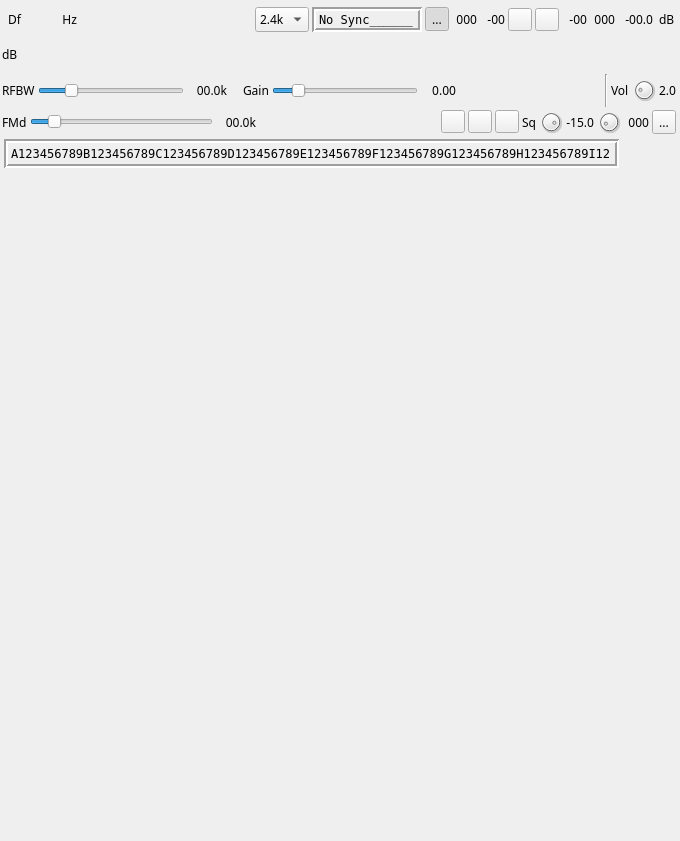
<?xml version="1.0" encoding="UTF-8"?>
<ui version="4.0">
 <class>DSDDemodGUI</class>
 <widget class="RollupWidget" name="DSDDemodGUI">
  <property name="geometry">
   <rect>
    <x>0</x>
    <y>0</y>
    <width>680</width>
    <height>841</height>
   </rect>
  </property>
  <property name="sizePolicy">
   <sizepolicy hsizetype="Preferred" vsizetype="Preferred">
    <horstretch>0</horstretch>
    <verstretch>0</verstretch>
   </sizepolicy>
  </property>
  <property name="minimumSize">
   <size>
    <width>680</width>
    <height>0</height>
   </size>
  </property>
  <property name="font">
   <font>
    <family>Sans Serif</family>
    <pointsize>9</pointsize>
   </font>
  </property>
  <property name="windowTitle">
   <string>DSD Demodulator</string>
  </property>
  <widget class="QWidget" name="settingsContainer" native="true">
   <property name="geometry">
    <rect>
     <x>0</x>
     <y>0</y>
     <width>678</width>
     <height>172</height>
    </rect>
   </property>
   <property name="sizePolicy">
    <sizepolicy hsizetype="Preferred" vsizetype="Preferred">
     <horstretch>0</horstretch>
     <verstretch>0</verstretch>
    </sizepolicy>
   </property>
   <property name="minimumSize">
    <size>
     <width>678</width>
     <height>0</height>
    </size>
   </property>
   <property name="windowTitle">
    <string>Settings</string>
   </property>
   <layout class="QVBoxLayout" name="verticalLayout">
    <property name="spacing">
     <number>3</number>
    </property>
    <property name="leftMargin">
     <number>2</number>
    </property>
    <property name="topMargin">
     <number>2</number>
    </property>
    <property name="rightMargin">
     <number>2</number>
    </property>
    <property name="bottomMargin">
     <number>2</number>
    </property>
    <item>
     <layout class="QHBoxLayout" name="deltaFreqPowerLayout">
      <property name="topMargin">
       <number>2</number>
      </property>
      <item>
       <layout class="QHBoxLayout" name="DeltaFrequencyLayout">
        <property name="leftMargin">
         <number>6</number>
        </property>
        <item>
         <widget class="QLabel" name="deltaFrequencyLabel">
          <property name="minimumSize">
           <size>
            <width>16</width>
            <height>0</height>
           </size>
          </property>
          <property name="text">
           <string>Df</string>
          </property>
         </widget>
        </item>
        <item>
         <widget class="ValueDialZ" name="deltaFrequency" native="true">
          <property name="sizePolicy">
           <sizepolicy hsizetype="Maximum" vsizetype="Maximum">
            <horstretch>0</horstretch>
            <verstretch>0</verstretch>
           </sizepolicy>
          </property>
          <property name="minimumSize">
           <size>
            <width>32</width>
            <height>16</height>
           </size>
          </property>
          <property name="font">
           <font>
            <family>DejaVu Sans Mono</family>
            <pointsize>12</pointsize>
           </font>
          </property>
          <property name="cursor">
           <cursorShape>PointingHandCursor</cursorShape>
          </property>
          <property name="focusPolicy">
           <enum>Qt::StrongFocus</enum>
          </property>
          <property name="toolTip">
           <string>Demod shift frequency from center in Hz</string>
          </property>
          <zorder>deltaFrequencyLabel</zorder>
          <zorder>deltaFrequencyLabel</zorder>
         </widget>
        </item>
        <item>
         <widget class="QLabel" name="deltaUnits">
          <property name="text">
           <string>Hz </string>
          </property>
          <property name="alignment">
           <set>Qt::AlignRight|Qt::AlignTrailing|Qt::AlignVCenter</set>
          </property>
         </widget>
        </item>
       </layout>
      </item>
      <item>
       <spacer name="horizontalSpacer">
        <property name="orientation">
         <enum>Qt::Horizontal</enum>
        </property>
        <property name="sizeHint" stdset="0">
         <size>
          <width>40</width>
          <height>20</height>
         </size>
        </property>
       </spacer>
      </item>
      <item>
       <widget class="QComboBox" name="baudRate">
        <property name="sizePolicy">
         <sizepolicy hsizetype="Preferred" vsizetype="Fixed">
          <horstretch>0</horstretch>
          <verstretch>0</verstretch>
         </sizepolicy>
        </property>
        <property name="minimumSize">
         <size>
          <width>35</width>
          <height>0</height>
         </size>
        </property>
        <property name="maximumSize">
         <size>
          <width>16777215</width>
          <height>16777215</height>
         </size>
        </property>
        <property name="toolTip">
         <string>Baud rate: 2.4k: NXDN48, dPMR 4.8k: DMR, D-Star, YSF, NXDN96</string>
        </property>
        <item>
         <property name="text">
          <string>2.4k</string>
         </property>
        </item>
        <item>
         <property name="text">
          <string>4.8k</string>
         </property>
        </item>
       </widget>
      </item>
      <item>
       <widget class="QLabel" name="syncText">
        <property name="minimumSize">
         <size>
          <width>110</width>
          <height>0</height>
         </size>
        </property>
        <property name="maximumSize">
         <size>
          <width>16777215</width>
          <height>25</height>
         </size>
        </property>
        <property name="font">
         <font>
          <family>DejaVu Sans Mono</family>
          <pointsize>9</pointsize>
         </font>
        </property>
        <property name="toolTip">
         <string>Synchronized on this frame type</string>
        </property>
        <property name="frameShape">
         <enum>QFrame::Box</enum>
        </property>
        <property name="frameShadow">
         <enum>QFrame::Sunken</enum>
        </property>
        <property name="lineWidth">
         <number>2</number>
        </property>
        <property name="text">
         <string>No Sync______</string>
        </property>
       </widget>
      </item>
      <item>
       <widget class="QToolButton" name="symbolPLLLock">
        <property name="enabled">
         <bool>true</bool>
        </property>
        <property name="toolTip">
         <string>Symbol PLL toggle (green: PLL locked)</string>
        </property>
        <property name="text">
         <string>...</string>
        </property>
        <property name="icon">
         <iconset resource="../../../sdrbase/resources/res.qrc">
          <normaloff>:/unlocked.png</normaloff>
          <normalon>:/locked.png</normalon>:/unlocked.png</iconset>
        </property>
        <property name="checkable">
         <bool>true</bool>
        </property>
        <property name="checked">
         <bool>true</bool>
        </property>
       </widget>
      </item>
      <item>
       <widget class="QLabel" name="symbolSyncQualityText">
        <property name="minimumSize">
         <size>
          <width>25</width>
          <height>0</height>
         </size>
        </property>
        <property name="toolTip">
         <string>Symbol synchronization rate (%)</string>
        </property>
        <property name="text">
         <string>000</string>
        </property>
        <property name="alignment">
         <set>Qt::AlignRight|Qt::AlignTrailing|Qt::AlignVCenter</set>
        </property>
       </widget>
      </item>
      <item>
       <widget class="QLabel" name="zcPosText">
        <property name="minimumSize">
         <size>
          <width>25</width>
          <height>0</height>
         </size>
        </property>
        <property name="toolTip">
         <string>Zero crossing relaive position in number of samples (&lt;0 sampling point lags, &gt;0 it leads)</string>
        </property>
        <property name="text">
         <string>-00</string>
        </property>
        <property name="alignment">
         <set>Qt::AlignRight|Qt::AlignTrailing|Qt::AlignVCenter</set>
        </property>
       </widget>
      </item>
      <item>
       <widget class="ButtonSwitch" name="enableCosineFiltering">
        <property name="toolTip">
         <string>Enable cosine filtering</string>
        </property>
        <property name="text">
         <string/>
        </property>
        <property name="icon">
         <iconset resource="../../../sdrbase/resources/res.qrc">
          <normaloff>:/dsb.png</normaloff>:/dsb.png</iconset>
        </property>
       </widget>
      </item>
      <item>
       <widget class="QToolButton" name="syncOrConstellation">
        <property name="toolTip">
         <string>Toggle between transition constellation and symbol synchronization displays</string>
        </property>
        <property name="text">
         <string/>
        </property>
        <property name="icon">
         <iconset resource="../../../sdrbase/resources/res.qrc">
          <normaloff>:/constellation.png</normaloff>
          <normalon>:/slopep_icon.png</normalon>:/constellation.png</iconset>
        </property>
        <property name="checkable">
         <bool>true</bool>
        </property>
       </widget>
      </item>
      <item>
       <widget class="QLabel" name="inCarrierPosText">
        <property name="minimumSize">
         <size>
          <width>25</width>
          <height>0</height>
         </size>
        </property>
        <property name="toolTip">
         <string>Carrier relative position (%) when synchronized</string>
        </property>
        <property name="text">
         <string>-00</string>
        </property>
        <property name="alignment">
         <set>Qt::AlignRight|Qt::AlignTrailing|Qt::AlignVCenter</set>
        </property>
       </widget>
      </item>
      <item>
       <widget class="QLabel" name="inLevelText">
        <property name="minimumSize">
         <size>
          <width>25</width>
          <height>0</height>
         </size>
        </property>
        <property name="toolTip">
         <string>Carrier input level (%) when synchronized</string>
        </property>
        <property name="text">
         <string>000</string>
        </property>
        <property name="alignment">
         <set>Qt::AlignRight|Qt::AlignTrailing|Qt::AlignVCenter</set>
        </property>
       </widget>
      </item>
      <item>
       <layout class="QHBoxLayout" name="channnelPowerLayout">
        <item>
         <widget class="QLabel" name="channelPower">
          <property name="minimumSize">
           <size>
            <width>35</width>
            <height>0</height>
           </size>
          </property>
          <property name="toolTip">
           <string>Channel power (dB)</string>
          </property>
          <property name="layoutDirection">
           <enum>Qt::RightToLeft</enum>
          </property>
          <property name="text">
           <string>-00.0</string>
          </property>
          <property name="alignment">
           <set>Qt::AlignRight|Qt::AlignTrailing|Qt::AlignVCenter</set>
          </property>
         </widget>
        </item>
        <item>
         <widget class="QLabel" name="channelPowerUnits">
          <property name="minimumSize">
           <size>
            <width>20</width>
            <height>0</height>
           </size>
          </property>
          <property name="text">
           <string> dB</string>
          </property>
         </widget>
        </item>
       </layout>
      </item>
     </layout>
    </item>
    <item>
     <layout class="QHBoxLayout" name="channelPowerMeterLayout">
      <item>
       <widget class="QLabel" name="channelPowerMeterUnits">
        <property name="toolTip">
         <string>Level meter (dB) top trace: average, bottom trace: instantaneous peak, tip: peak hold</string>
        </property>
        <property name="text">
         <string>dB</string>
        </property>
       </widget>
      </item>
      <item>
       <widget class="LevelMeterSignalDB" name="channelPowerMeter" native="true">
        <property name="sizePolicy">
         <sizepolicy hsizetype="Expanding" vsizetype="Preferred">
          <horstretch>0</horstretch>
          <verstretch>0</verstretch>
         </sizepolicy>
        </property>
        <property name="minimumSize">
         <size>
          <width>0</width>
          <height>24</height>
         </size>
        </property>
        <property name="font">
         <font>
          <family>Monospace</family>
          <pointsize>8</pointsize>
         </font>
        </property>
       </widget>
      </item>
     </layout>
    </item>
    <item>
     <layout class="QHBoxLayout" name="rfBWLayout">
      <item>
       <widget class="QLabel" name="rfBWLabel">
        <property name="text">
         <string>RFBW</string>
        </property>
       </widget>
      </item>
      <item>
       <widget class="QSlider" name="rfBW">
        <property name="toolTip">
         <string>Bandwidth (kHz) before discriminator</string>
        </property>
        <property name="maximum">
         <number>500</number>
        </property>
        <property name="pageStep">
         <number>1</number>
        </property>
        <property name="sliderPosition">
         <number>100</number>
        </property>
        <property name="orientation">
         <enum>Qt::Horizontal</enum>
        </property>
       </widget>
      </item>
      <item>
       <widget class="QLabel" name="rfBWText">
        <property name="minimumSize">
         <size>
          <width>40</width>
          <height>0</height>
         </size>
        </property>
        <property name="text">
         <string>00.0k</string>
        </property>
        <property name="alignment">
         <set>Qt::AlignRight|Qt::AlignTrailing|Qt::AlignVCenter</set>
        </property>
       </widget>
      </item>
      <item>
       <widget class="QLabel" name="bwSpacer">
        <property name="minimumSize">
         <size>
          <width>10</width>
          <height>0</height>
         </size>
        </property>
        <property name="text">
         <string/>
        </property>
       </widget>
      </item>
      <item>
       <widget class="QLabel" name="demodGainLabel">
        <property name="text">
         <string>Gain</string>
        </property>
       </widget>
      </item>
      <item>
       <widget class="QSlider" name="demodGain">
        <property name="minimumSize">
         <size>
          <width>0</width>
          <height>0</height>
         </size>
        </property>
        <property name="toolTip">
         <string>Gain after discriminator</string>
        </property>
        <property name="minimum">
         <number>50</number>
        </property>
        <property name="maximum">
         <number>400</number>
        </property>
        <property name="pageStep">
         <number>1</number>
        </property>
        <property name="sliderPosition">
         <number>100</number>
        </property>
        <property name="orientation">
         <enum>Qt::Horizontal</enum>
        </property>
       </widget>
      </item>
      <item>
       <widget class="QLabel" name="demodGainText">
        <property name="minimumSize">
         <size>
          <width>35</width>
          <height>0</height>
         </size>
        </property>
        <property name="text">
         <string>0.00</string>
        </property>
        <property name="alignment">
         <set>Qt::AlignRight|Qt::AlignTrailing|Qt::AlignVCenter</set>
        </property>
       </widget>
      </item>
      <item>
       <spacer name="horizontalSpacer_3">
        <property name="orientation">
         <enum>Qt::Horizontal</enum>
        </property>
        <property name="sizeHint" stdset="0">
         <size>
          <width>40</width>
          <height>20</height>
         </size>
        </property>
       </spacer>
      </item>
      <item>
       <widget class="Line" name="line">
        <property name="orientation">
         <enum>Qt::Vertical</enum>
        </property>
       </widget>
      </item>
      <item>
       <widget class="QLabel" name="volumeLabel">
        <property name="text">
         <string>Vol</string>
        </property>
       </widget>
      </item>
      <item>
       <widget class="QDial" name="volume">
        <property name="maximumSize">
         <size>
          <width>24</width>
          <height>24</height>
         </size>
        </property>
        <property name="toolTip">
         <string>Sound volume</string>
        </property>
        <property name="maximum">
         <number>100</number>
        </property>
        <property name="pageStep">
         <number>1</number>
        </property>
        <property name="value">
         <number>20</number>
        </property>
       </widget>
      </item>
      <item>
       <widget class="QLabel" name="volumeText">
        <property name="minimumSize">
         <size>
          <width>0</width>
          <height>0</height>
         </size>
        </property>
        <property name="maximumSize">
         <size>
          <width>30</width>
          <height>16777215</height>
         </size>
        </property>
        <property name="toolTip">
         <string>Sound volume</string>
        </property>
        <property name="text">
         <string>2.0</string>
        </property>
        <property name="alignment">
         <set>Qt::AlignRight|Qt::AlignTrailing|Qt::AlignVCenter</set>
        </property>
       </widget>
      </item>
     </layout>
    </item>
    <item>
     <layout class="QHBoxLayout" name="squelchLayout">
      <item>
       <widget class="QLabel" name="fmDeviationLabel">
        <property name="text">
         <string>FMd</string>
        </property>
       </widget>
      </item>
      <item>
       <widget class="QSlider" name="fmDeviation">
        <property name="toolTip">
         <string>Maximum frequency deviation (kHz)</string>
        </property>
        <property name="maximum">
         <number>500</number>
        </property>
        <property name="pageStep">
         <number>1</number>
        </property>
        <property name="sliderPosition">
         <number>50</number>
        </property>
        <property name="orientation">
         <enum>Qt::Horizontal</enum>
        </property>
       </widget>
      </item>
      <item>
       <widget class="QLabel" name="fmDeviationText">
        <property name="minimumSize">
         <size>
          <width>40</width>
          <height>0</height>
         </size>
        </property>
        <property name="text">
         <string>00.0k</string>
        </property>
        <property name="alignment">
         <set>Qt::AlignRight|Qt::AlignTrailing|Qt::AlignVCenter</set>
        </property>
       </widget>
      </item>
      <item>
       <spacer name="horizontalSpacer_2">
        <property name="orientation">
         <enum>Qt::Horizontal</enum>
        </property>
        <property name="sizeHint" stdset="0">
         <size>
          <width>40</width>
          <height>20</height>
         </size>
        </property>
       </spacer>
      </item>
      <item>
       <widget class="QToolButton" name="slot1On">
        <property name="toolTip">
         <string>TDMA slot1 or FDMA unique slot voice on/off</string>
        </property>
        <property name="text">
         <string/>
        </property>
        <property name="icon">
         <iconset resource="../../../sdrbase/resources/res.qrc">
          <normaloff>:/slot1_off.png</normaloff>
          <normalon>:/slot1_on.png</normalon>:/slot1_off.png</iconset>
        </property>
        <property name="checkable">
         <bool>true</bool>
        </property>
       </widget>
      </item>
      <item>
       <widget class="QToolButton" name="slot2On">
        <property name="toolTip">
         <string>TDMA slot2 voice on/off</string>
        </property>
        <property name="text">
         <string/>
        </property>
        <property name="icon">
         <iconset resource="../../../sdrbase/resources/res.qrc">
          <normaloff>:/slot2_off.png</normaloff>
          <normalon>:/slot2_on.png</normalon>:/slot2_off.png</iconset>
        </property>
        <property name="checkable">
         <bool>true</bool>
        </property>
       </widget>
      </item>
      <item>
       <widget class="QToolButton" name="tdmaStereoSplit">
        <property name="toolTip">
         <string>Split TDMA channels on left (slot 1) and right (slot 2) audio stereo channels or merge as mono</string>
        </property>
        <property name="text">
         <string/>
        </property>
        <property name="icon">
         <iconset resource="../../../sdrbase/resources/res.qrc">
          <normaloff>:/mono.png</normaloff>
          <normalon>:/stereo.png</normalon>:/mono.png</iconset>
        </property>
        <property name="checkable">
         <bool>true</bool>
        </property>
       </widget>
      </item>
      <item>
       <widget class="QLabel" name="squelchLabel">
        <property name="text">
         <string>Sq</string>
        </property>
       </widget>
      </item>
      <item>
       <widget class="QDial" name="squelch">
        <property name="maximumSize">
         <size>
          <width>24</width>
          <height>24</height>
         </size>
        </property>
        <property name="toolTip">
         <string>Squelch threshold (dB)</string>
        </property>
        <property name="minimum">
         <number>-1000</number>
        </property>
        <property name="maximum">
         <number>0</number>
        </property>
        <property name="singleStep">
         <number>1</number>
        </property>
        <property name="pageStep">
         <number>1</number>
        </property>
        <property name="value">
         <number>-150</number>
        </property>
       </widget>
      </item>
      <item>
       <widget class="QLabel" name="squelchText">
        <property name="minimumSize">
         <size>
          <width>0</width>
          <height>0</height>
         </size>
        </property>
        <property name="maximumSize">
         <size>
          <width>40</width>
          <height>16777215</height>
         </size>
        </property>
        <property name="toolTip">
         <string>Squelch threshold (dB)</string>
        </property>
        <property name="text">
         <string>-15.0</string>
        </property>
        <property name="alignment">
         <set>Qt::AlignRight|Qt::AlignTrailing|Qt::AlignVCenter</set>
        </property>
       </widget>
      </item>
      <item>
       <widget class="QDial" name="squelchGate">
        <property name="maximumSize">
         <size>
          <width>24</width>
          <height>24</height>
         </size>
        </property>
        <property name="toolTip">
         <string>Squelch gate (ms)</string>
        </property>
        <property name="minimum">
         <number>0</number>
        </property>
        <property name="maximum">
         <number>50</number>
        </property>
        <property name="pageStep">
         <number>1</number>
        </property>
        <property name="value">
         <number>5</number>
        </property>
        <property name="sliderPosition">
         <number>5</number>
        </property>
       </widget>
      </item>
      <item>
       <widget class="QLabel" name="squelchGateText">
        <property name="minimumSize">
         <size>
          <width>25</width>
          <height>0</height>
         </size>
        </property>
        <property name="toolTip">
         <string>Squelch gate (ms)</string>
        </property>
        <property name="text">
         <string>000</string>
        </property>
        <property name="alignment">
         <set>Qt::AlignRight|Qt::AlignTrailing|Qt::AlignVCenter</set>
        </property>
       </widget>
      </item>
      <item>
       <widget class="QToolButton" name="audioMute">
        <property name="toolTip">
         <string>Mute/Unmute audio (all slots)</string>
        </property>
        <property name="text">
         <string>...</string>
        </property>
        <property name="icon">
         <iconset resource="../../../sdrbase/resources/res.qrc">
          <normaloff>:/sound_on.png</normaloff>
          <normalon>:/sound_off.png</normalon>:/sound_on.png</iconset>
        </property>
        <property name="checkable">
         <bool>true</bool>
        </property>
       </widget>
      </item>
     </layout>
    </item>
    <item>
     <layout class="QHBoxLayout" name="formatStatusLayout">
      <property name="leftMargin">
       <number>2</number>
      </property>
      <property name="topMargin">
       <number>2</number>
      </property>
      <property name="bottomMargin">
       <number>2</number>
      </property>
      <item>
       <widget class="QLabel" name="formatStatusText">
        <property name="minimumSize">
         <size>
          <width>595</width>
          <height>0</height>
         </size>
        </property>
        <property name="font">
         <font>
          <family>DejaVu Sans Mono</family>
          <pointsize>9</pointsize>
         </font>
        </property>
        <property name="frameShape">
         <enum>QFrame::Box</enum>
        </property>
        <property name="frameShadow">
         <enum>QFrame::Sunken</enum>
        </property>
        <property name="lineWidth">
         <number>2</number>
        </property>
        <property name="text">
         <string>A123456789B123456789C123456789D123456789E123456789F123456789G123456789H123456789I12</string>
        </property>
       </widget>
      </item>
      <item>
       <spacer name="formatStatusSpacer">
        <property name="orientation">
         <enum>Qt::Horizontal</enum>
        </property>
        <property name="sizeHint" stdset="0">
         <size>
          <width>40</width>
          <height>20</height>
         </size>
        </property>
       </spacer>
      </item>
     </layout>
    </item>
   </layout>
  </widget>
  <widget class="QWidget" name="verticalWidget" native="true">
   <property name="geometry">
    <rect>
     <x>10</x>
     <y>180</y>
     <width>636</width>
     <height>651</height>
    </rect>
   </property>
   <property name="minimumSize">
    <size>
     <width>636</width>
     <height>0</height>
    </size>
   </property>
   <property name="windowTitle">
    <string>Discriminator Scope</string>
   </property>
   <layout class="QVBoxLayout" name="scopeContainer">
    <property name="leftMargin">
     <number>2</number>
    </property>
    <property name="topMargin">
     <number>2</number>
    </property>
    <property name="rightMargin">
     <number>2</number>
    </property>
    <property name="bottomMargin">
     <number>2</number>
    </property>
    <item>
     <widget class="GLScope" name="glScope" native="true">
      <property name="minimumSize">
       <size>
        <width>632</width>
        <height>250</height>
       </size>
      </property>
      <property name="font">
       <font>
        <family>Monospace</family>
        <pointsize>8</pointsize>
       </font>
      </property>
     </widget>
    </item>
    <item>
     <widget class="GLScopeGUI" name="scopeGUI" native="true"/>
    </item>
   </layout>
  </widget>
 </widget>
 <customwidgets>
  <customwidget>
   <class>RollupWidget</class>
   <extends>QWidget</extends>
   <header>gui/rollupwidget.h</header>
   <container>1</container>
  </customwidget>
  <customwidget>
   <class>ButtonSwitch</class>
   <extends>QToolButton</extends>
   <header>gui/buttonswitch.h</header>
  </customwidget>
  <customwidget>
   <class>LevelMeterSignalDB</class>
   <extends>QWidget</extends>
   <header>gui/levelmeter.h</header>
   <container>1</container>
  </customwidget>
  <customwidget>
   <class>GLScope</class>
   <extends>QWidget</extends>
   <header>gui/glscope.h</header>
   <container>1</container>
  </customwidget>
  <customwidget>
   <class>GLScopeGUI</class>
   <extends>QWidget</extends>
   <header>gui/glscopegui.h</header>
   <container>1</container>
  </customwidget>
  <customwidget>
   <class>ValueDialZ</class>
   <extends>QWidget</extends>
   <header>gui/valuedialz.h</header>
   <container>1</container>
  </customwidget>
 </customwidgets>
 <resources>
  <include location="../../../sdrbase/resources/res.qrc"/>
  <include location="../../../sdrbase/resources/res.qrc"/>
  <include location="../../../sdrbase/resources/res.qrc"/>
  <include location="../../../sdrbase/resources/res.qrc"/>
  <include location="../../../sdrbase/resources/res.qrc"/>
  <include location="../../../sdrbase/resources/res.qrc"/>
  <include location="../../../sdrbase/resources/res.qrc"/>
  <include location="../../../sdrbase/resources/res.qrc"/>
  <include location="../../../sdrbase/resources/res.qrc"/>
  <include location="../../../sdrbase/resources/res.qrc"/>
  <include location="../../../sdrbase/resources/res.qrc"/>
  <include location="../../../sdrbase/resources/res.qrc"/>
  <include location="../../../sdrbase/resources/res.qrc"/>
  <include location="../../../sdrbase/resources/res.qrc"/>
  <include location="../../../sdrbase/resources/res.qrc"/>
  <include location="../../../sdrbase/resources/res.qrc"/>
  <include location="../../../sdrbase/resources/res.qrc"/>
  <include location="../../../sdrbase/resources/res.qrc"/>
  <include location="../../../sdrbase/resources/res.qrc"/>
  <include location="../../../sdrbase/resources/res.qrc"/>
  <include location="../../../sdrbase/resources/res.qrc"/>
 </resources>
 <connections/>
</ui>
